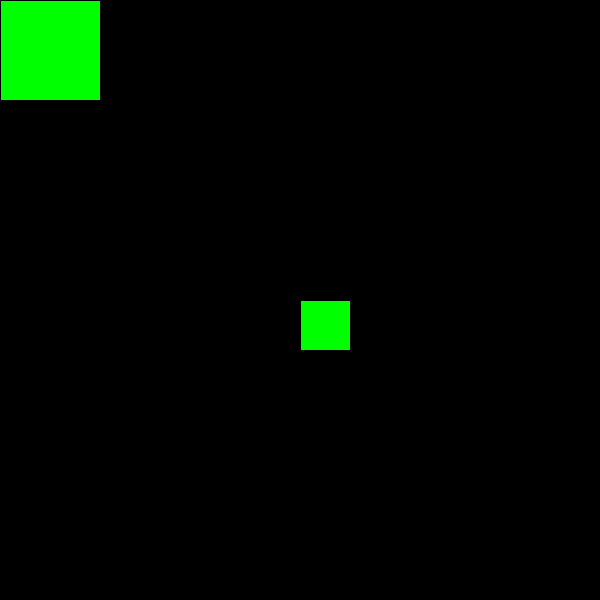
Frame 1 (no input)
Frame 60 (the mouse pressed at the canvas centre just before this capture): identical to frame 1, image omitted
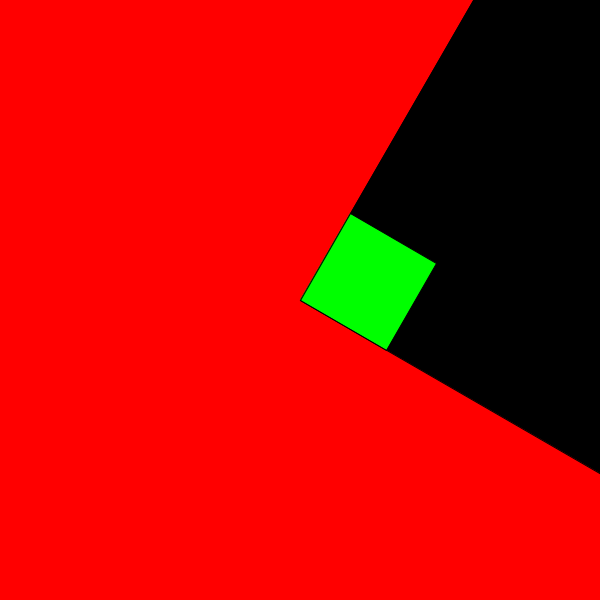
Frame 120 (the mouse held since frame 60 and released just before this capture)

The Processing sketch that drew these frames (run headless with seeded random() and noise(); from frame 60 on, the mouse is pressed at the canvas centre):

// Processing sketch: rotacion_en_mouse
// ── rotacion_en_mouse.pde
void setup() {
  size(600, 600);
}

void draw() {
  background(255,0,0);
  translate(mouseX, mouseY);
  rotate(radians(mouseX));
  fill(0);
  rect(0,0,width,height);
  fill(0, 255, 0);
  rect(0, 0, 100,100);//fondo verde
  
  rect(300,300,50,50);
}
